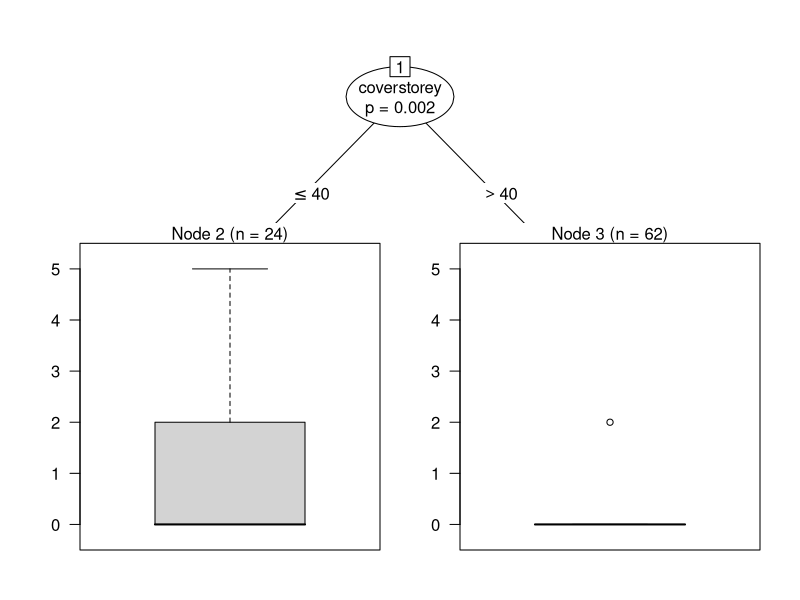
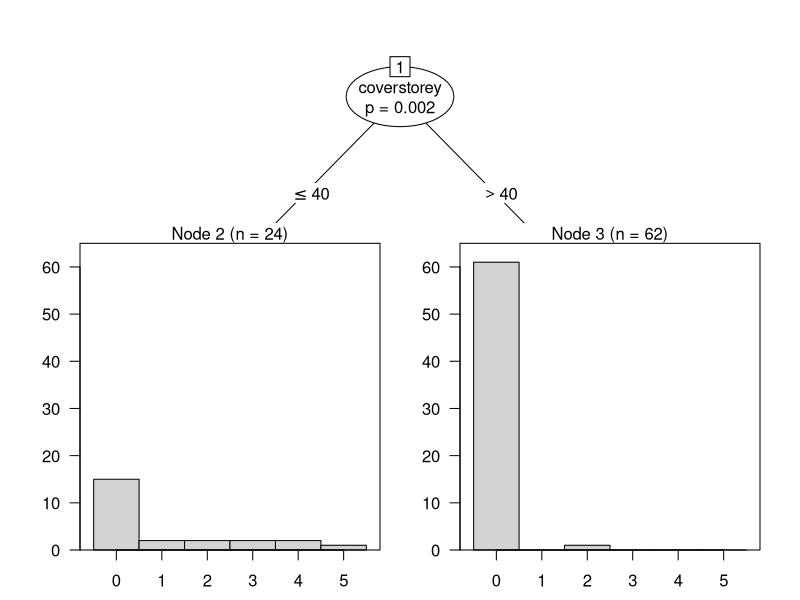
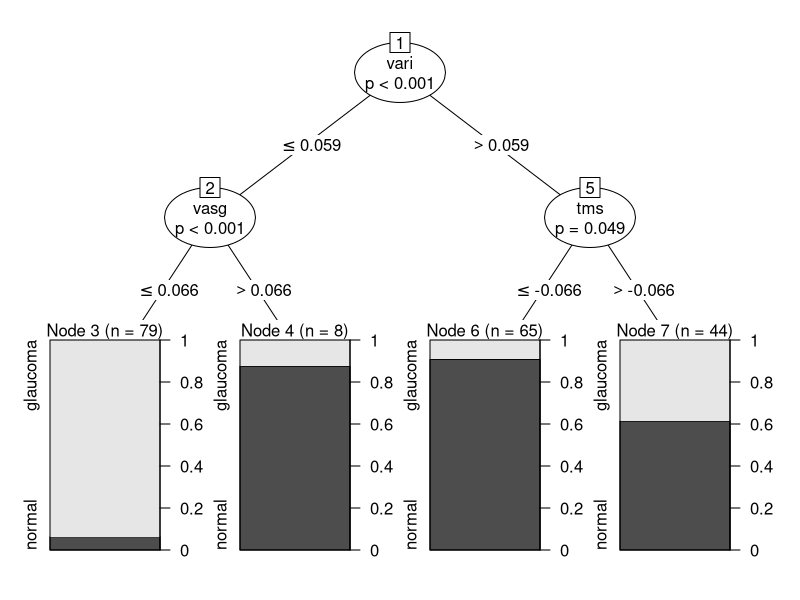
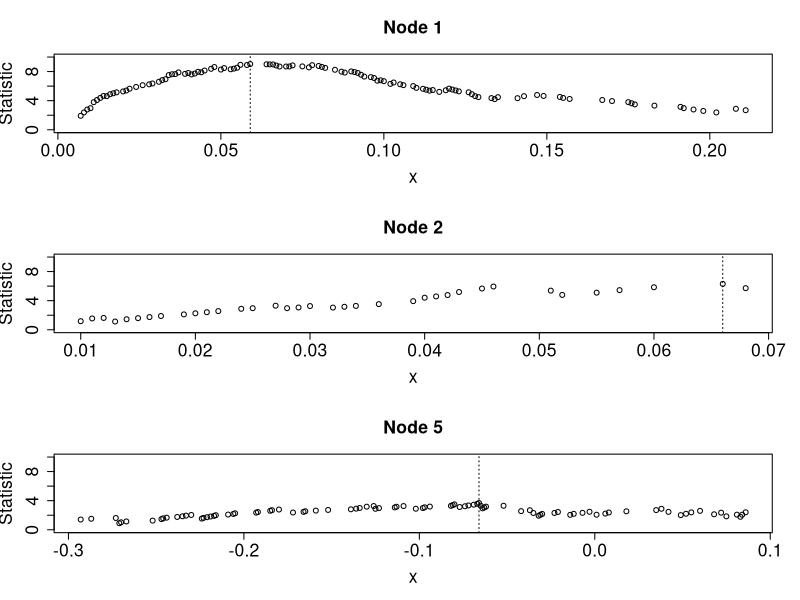
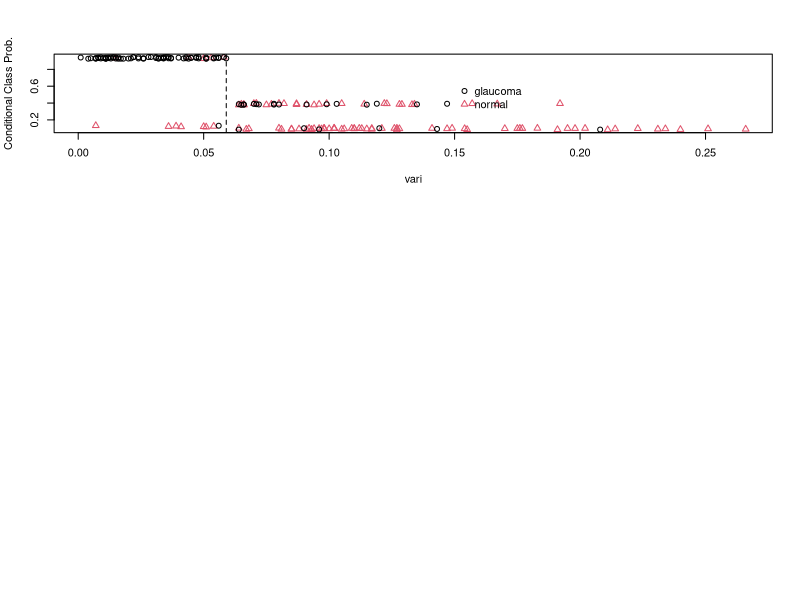
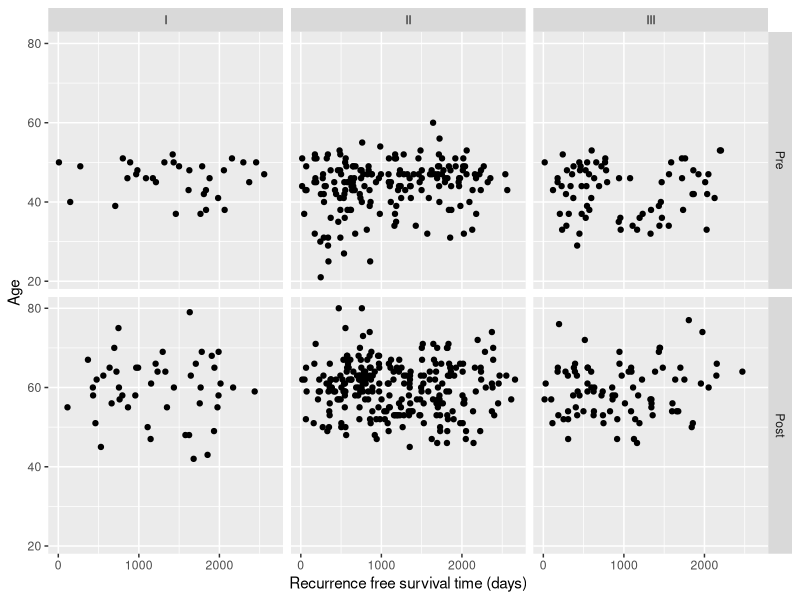

Write the R code that produced these figures, in order.
## ---- chunk 1
rm(list=ls())
library(party)
library(psych)
data("treepipit", package="coin")
str(treepipit)
describeBy(treepipit, treepipit$Count)
ct <- ctree(counts~., data=treepipit)
## ---- chunk 2
plot(ct)
plot(ct, terminal_panel = node_hist(ct, breaks=0:6-0.5, ymax=65,horizontal=FALSE, freq=TRUE))
## ---- chunk 3
lm.model <- lm(formula=counts~., data=treepipit)
summary(lm.model)
## ---- chunk 4
data("GlaucomaM", package="TH.data")
#describeBy(GlaucomaM,group=GlaucomaM$Class)
describe(GlaucomaM)
str(GlaucomaM)
gt <- ctree(Class ~., data=GlaucomaM, controls=ctree_control(minsplit=50))
plot(gt)
## ---- chunk 5
data.GlaucomaM <- GlaucomaM
data.GlaucomaM$Class <- as.numeric(data.GlaucomaM$Class)
#g.lm <- lm(formula=Class ~ ., data=data.GlaucomaM)
g.lm2 <- lm(formula=Class ~ vari * vasg * tms, data=data.GlaucomaM)
#summary(g.lm)
summary(g.lm2)
## ---- chunk 6
g.lm3 <- lm(formula=Class ~ vari * vasg, data=data.GlaucomaM)
#summary(g.lm)
summary(g.lm3)
## ---- chunk 7
cex <- 1.6
inner <- nodes(gt, c(1,2,5))
layout(matrix(1:length(inner), nrow=length(inner)))
out <- sapply(inner, function(i) {
  splitstat <- i$psplit$splitstatistic
  x <- data.GlaucomaM[[i$psplit$variableName]][splitstat>0]
  plot(x, splitstat[splitstat >0], main = paste("Node", i$nodeID),
       xlab= i$psplit$varibleName, ylab ="Statistic", ylim=c(0,10),
       cex.axis = cex, cex.lab = cex, cex.main=cex)
  abline(v=i$psplit$splitpoint, lty = 3)
})
## ---- chunk 8
prob <- sapply(treeresponse(gt), function(x) x[1]) + runif(nrow(data.GlaucomaM), min=-0.01, max=0.01)
splitvar <- nodes(gt, 1)[[1]]$psplit$variableName
plot(data.GlaucomaM[[splitvar]], prob, pch = as.numeric(data.GlaucomaM$Class), col= as.numeric(data.GlaucomaM$Class), ylab = "Conditional Class Prob.", xlab = splitvar)
abline(v=nodes(gt, 1)[[1]]$psplit$splitpoint, lty=2)
legend(0.15, 0.7, pch=1:2, col=1:2, legend = levels(GlaucomaM$Class), bty="n")
## ---- chunk 9
table(Predict(gt), GlaucomaM$Class)
## ---- chunk 10
data("GBSG2", package="TH.data")
str(GBSG2)
help(GBSG2)

describeBy(GBSG2, group=list(GBSG2$tgrade, GBSG2$menostat))

library(ggplot2)
sp <- ggplot(data=GBSG2, aes(x=time,y=age)) + geom_point()
sp <- sp + facet_grid(menostat ~ tgrade) + ylab("Age") + xlab("Recurrence free survival time (days)")
sp

#stree <- ctree(Surv(time, cens) ~ ., data=GBSG2)
#plot(stree)
